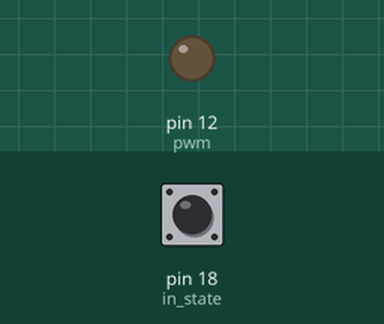
Bench run of a program on a simulated Raspberry Pi (header pin numbers). Shown: output pins drawn as LEDs (lit = HIGH). Inputs (shaded band) come from the test bench; at power-on: pin 18 (in_state) HIGH.

Above: at 1.2 s.
1.3 s: pin 18 (in_state) pulled LOW for 1 s
At 1.4 s:
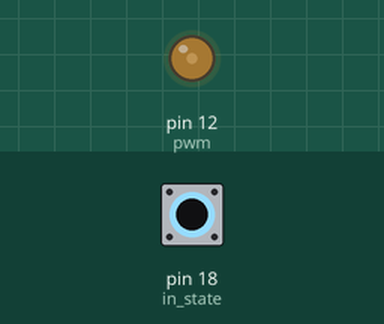
3.8 s: pin 18 (in_state) pulled LOW for 0.15 s
At 4.5 s:
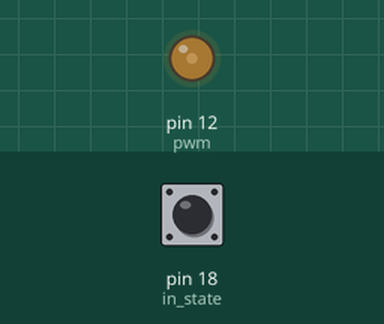
5.4 s: pin 18 (in_state) pulled LOW for 3.2 s
At 9.2 s:
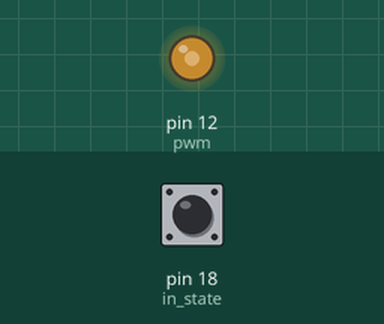
Timing chart, 0 to 10.7 s (numbered marks = the images above; inputs shaded):
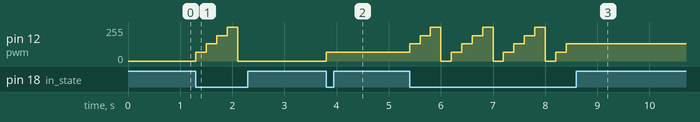

The program:

btn_led.py
```python
import RPi.GPIO as GPIO
import time

GPIO.setmode(GPIO.BOARD)

GPIO.setup(18, GPIO.IN, pull_up_down=GPIO.PUD_UP)
GPIO.setup(12, GPIO.OUT)

pwm = GPIO.PWM(12, 50)
pwm.start(0)

dc_count = 0

try:
        while True:
                in_state = GPIO.input(18)
                if in_state == False:
                        dc_count += 1
                        if dc_count % 5 == 1:
                                pwm.ChangeDutyCycle(25)
                                time.sleep(0.2)
                        elif dc_count % 5 == 2:
                                pwm.ChangeDutyCycle(50)
                                time.sleep(0.2)
                        elif dc_count % 5 == 3:
                                pwm.ChangeDutyCycle(75)
                                time.sleep(0.2)
                        elif dc_count % 5 == 4:
                                pwm.ChangeDutyCycle(100)
                                time.sleep(0.2)
                        else:
                                pwm.ChangeDutyCycle(0)
                                time.sleep(0.2)
except KeyboardInterrupt:
        pass

pwm.stop()
GPIO.cleanup()
```

Measured:
- after the input at 1.3 s, pin 12 (pwm): 0/255 → 64/255 at once, → 128/255 0.20 s later, → 191/255 0.20 s later, → 255/255 0.20 s later, … (5 changes in this stretch)
- after the input at 3.8 s, pin 12 (pwm): 0/255 → 64/255 at once
- after the input at 5.4 s, pin 12 (pwm): 64/255 → 128/255 at once, then repeats every 1.0 s: 191/255 0.20 s, 255/255 0.20 s, 0/255 0.20 s, 64/255 0.20 s, 128/255 0.20 s, until it stays 128/255 from 8.4 s
